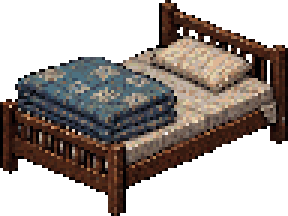
#> input picture 09_GAME_ADAPTATION/BOOK_TO_RPG_PIPELINE_V1/art/t16/bed.png, 96 x 72 px (shown 3 times larger)
$ python -i import_art.py   (imports and definitions only)
#> lines starting #> are read from the running program, lines starting #| are printed output that depends on the picture
"""Import the generated night prop atlas using the established original palette."""
from PIL import Image
from pathlib import Path
import numpy as np,json,sys
from scipy.ndimage import label,binary_dilation
# [2 lines not run here, left out]
def subject(im):
 a=np.array(im);mask=a[:,:,3]>=200;l,n=label(binary_dilation(mask,iterations=2));areas=[np.sum(mask&(l==k)) for k in range(1,n+1)];keep=1+int(np.argmax(areas));a[:,:,3]=np.where(mask&(l==keep),255,0).astype('uint8');im=Image.fromarray(a);return im.crop(im.getchannel('A').getbbox())
source={}
# [3 lines not run here, left out]

>>> from PIL import Image
>>> picture = Image.open('../../art/t16/bed.png')
#> picture is the input picture: PIL image 96x72 P; mean R, G, B, A 167.5, 42.3, 154.4, 138.2
>>> result = subject(picture)
#> in subject, `a = np.array(im)`:
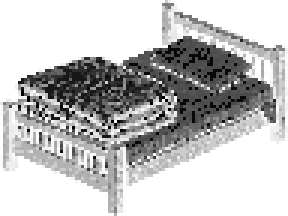
#> a: shape (72, 96) (shown 3 times larger); min 0, max 255, mean 193
#> (the run stopped early here; a loop or call above may not have finished)
